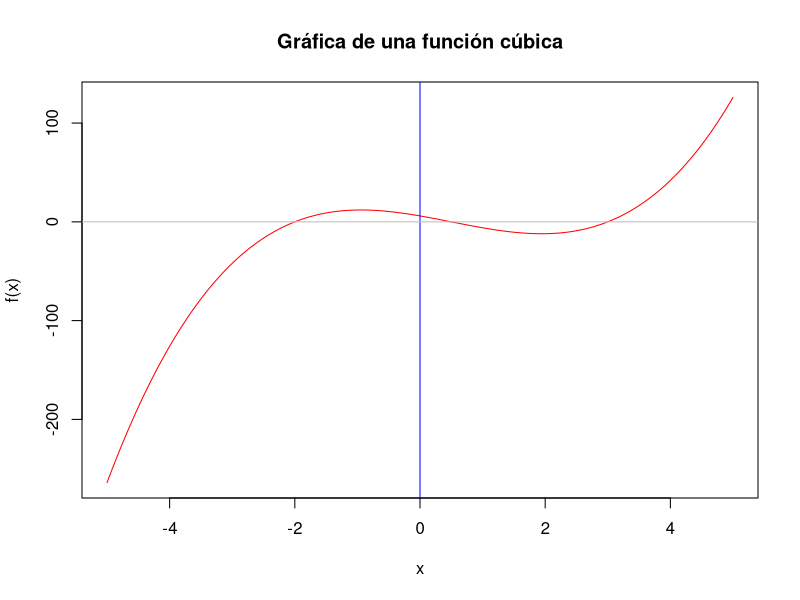

Here is the R script that generated this plot:
## ---- chunk 1
knitr::opts_chunk$set(echo = TRUE)
## ---- chunk 2
N <- 0.01
a <- -5
b <- 5
x <- seq(a, b, N); (x)
head(x,10)
## ---- chunk 3
A <- 2
B <- -3
C <- -11
D <- 6

f_x <- A*(x^3)+B*(x^2)+C*x+D
head(f_x,10)
## ---- chunk 4
plot(x,f_x, col = "red",
     main = "Gráfica de una función cúbica",
     type = "l",
     xlab = "x",
     ylab = "f(x)")
abline(v = 0, type = "-", col = "blue")
abline(h = 0, type = "-", col = "gray")
## ---- chunk 5
f_secante <- function(x0, x1) {
  A <- 2
  B <- -3
  C <- -11
  D <- 6
  fx0 <- A*(x0^{3})+B*(x0^{2})+(C*x0)+D
  fx1 <- A*(x1^{3})+B*(x1^{2})+(C*x1)+D
  x2 <- x1 - (fx1 * (x1 - x0)) / (fx1 - fx0)
  list(next_x = x2, fx0 = fx0, fx1 = fx1)
  
}
## ---- chunk 6
x0 <- 2.5
x1 <- 3.5
r <- f_secante(x0, x1)
x2 <- r$next_x; (x2)
mi_error <- abs(x2 - x1); (mi_error)
## ---- chunk 7
x0 <- x1
x1 <- x2
r <- f_secante(x0, x1)
x3 <- r$next_x; (x3)
mi_error <- abs(x3 - x2); (mi_error)
## ---- chunk 8
x0 <- x2
x1 <- x3
r <- f_secante(x0, x1)
x4 <- r$next_x; (x4)
mi_error <- abs(x4 - x3); (mi_error)
## ---- chunk 9
x0 <- x3
x1 <- x4
r <- f_secante(x0, x1)
x5 <- r$next_x; (x5)
mi_error <- abs(x5 - x4); (mi_error)
## ---- chunk 10
x0 <- x4
x1 <- x5
r <- f_secante(x0, x1)
x6 <- r$next_x; (x6)
mi_error <- abs(x6 - x5); (mi_error)
## ---- chunk 11
x0 <- x5
x1 <- x6
r <- f_secante(x0, x1)
x7 <- r$next_x; (x7)
mi_error <- abs(x7 - x6); (mi_error)
## ---- chunk 12
mi_pol <- function(x0){
  A <- 2
  B <- -3
  C <- -11
  D <- 6
  fx0 <- A*(x0^{3})+B*(x0^{2})+(C*x0)+D
}
## ---- chunk 13
x0 <- 2.5
x1 <- 3.5
fx0 <- mi_pol(x0)
paste0("La función evaluada en el punto ", x0, " es ", fx0)

fx1 <- mi_pol(x1)
paste0("La función evaluada en el punto ", x1, " es ", fx1)
## ---- chunk 14
f_secante2 <- function(x0, x1) {
  
  fx0 <- mi_pol(x0)
  fx1 <- mi_pol(x1)
  x2 <- x1 - (fx1 * (x1 - x0)) / (fx1 - fx0)
  list(next_x = x2, fx0 = fx0, fx1 = fx1)
}
## ---- chunk 15
r <- f_secante2(x0, x1)
x2 <- r$next_x; (x2)
mi_error <- abs(x2 - x1)
paste0("El error de aproximaci{on es ", mi_error)
